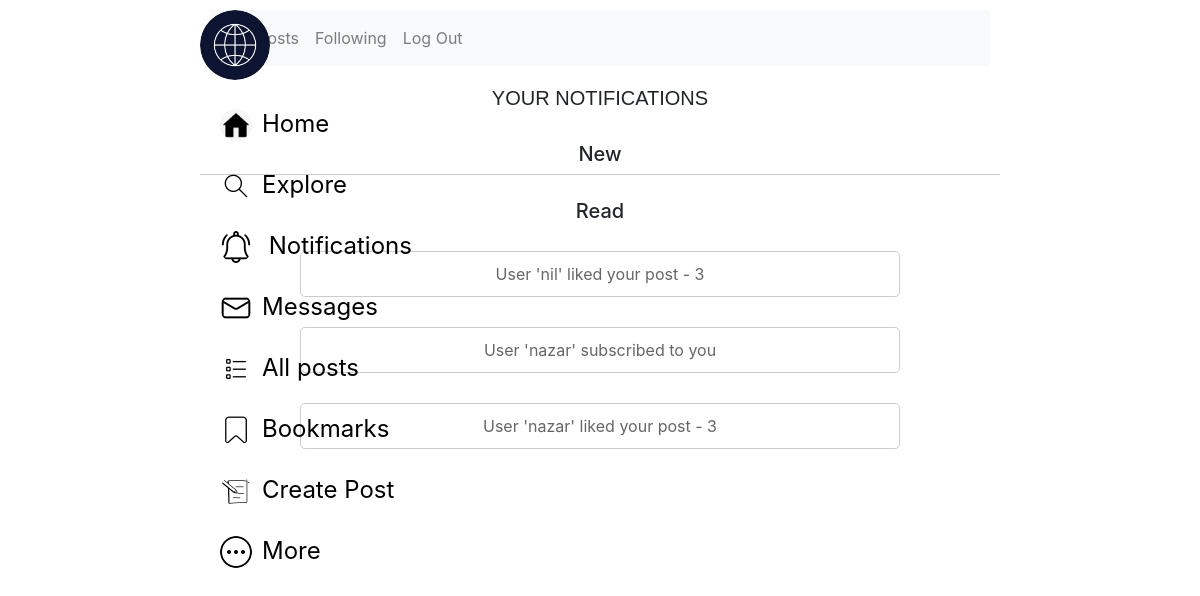
The app's page /notifications (signed in) with its own data.
### network/models.py (models this page shows, shortened)
class Notification(models.Model):
    is_seen = models.BooleanField(default=False)
    message = models.TextField()
    timestamp = models.DateTimeField(auto_now_add=True)
    user = models.ForeignKey(User, on_delete=models.CASCADE)

### network/views.py (the view, shortened to what this page needs)
# urls.py: path("notifications", NotificationListView.as_view(), name="notifications"),
class NotificationListView(LoginRequiredMixin, ListView):
    model = Notification
    template_name = 'network/notifications.html'
    def get_queryset(self):
        return Notification.objects.filter(user=self.request.user).order_by("-timestamp")

### network/models.py (called while the page is built)
    def get_absolute_url(self):
        return reverse('user_profile', args=[str(self.username)])

### network/templates/network/notifications.html (shortened to what this page needs)
{% extends "network/layout.html" %}
{% load social_share %}
{% load static %}
{% block body %}
    <div class="centered-div"><h4>Your notifications</h4></div>
    <br>
    <div class="centered-div"><h5>New</h5></div>
    <hr><br>
    <div class="centered-div"><h5>Read</h5></div>
    {% for notification in object_list %}
        {% if notification.is_seen == True %}
        <div class="notification-container">
            <div class="notification read">
                <p>{{notification.message}}</p>
            </div>
        </div>
        {% endif %}
    {% endfor %}
{% endblock %}

### network/static/network/css/styles.css (style rules this page uses)
.centered-div { display: flex; align-items: center; justify-content: center; }
.notification-container { text-align: center; margin: 20px auto; max-width: 600px; height: 100%; display: flex; flex-direction: column; justify-content: space-around; }
.notification { padding: 10px; border-radius: 5px; margin-bottom: 10px; font-size: 16px; line-height: 1.5; }
.read { background-color: #fff; color: #666; border: 1px solid #ccc; }
.notification p { margin: 0; }
hr { max-width: 800px; margin: 0 auto; border-color: #ccc; }
h4 { font-family: 'Arial', sans-serif; font-size: 20px; text-transform: uppercase; }

### records on screen
Notification: message "User 'nil' liked your post - 3"
Notification: message "User 'nazar' subscribed to you"
Notification: message "User 'nazar' liked your post - 3"
